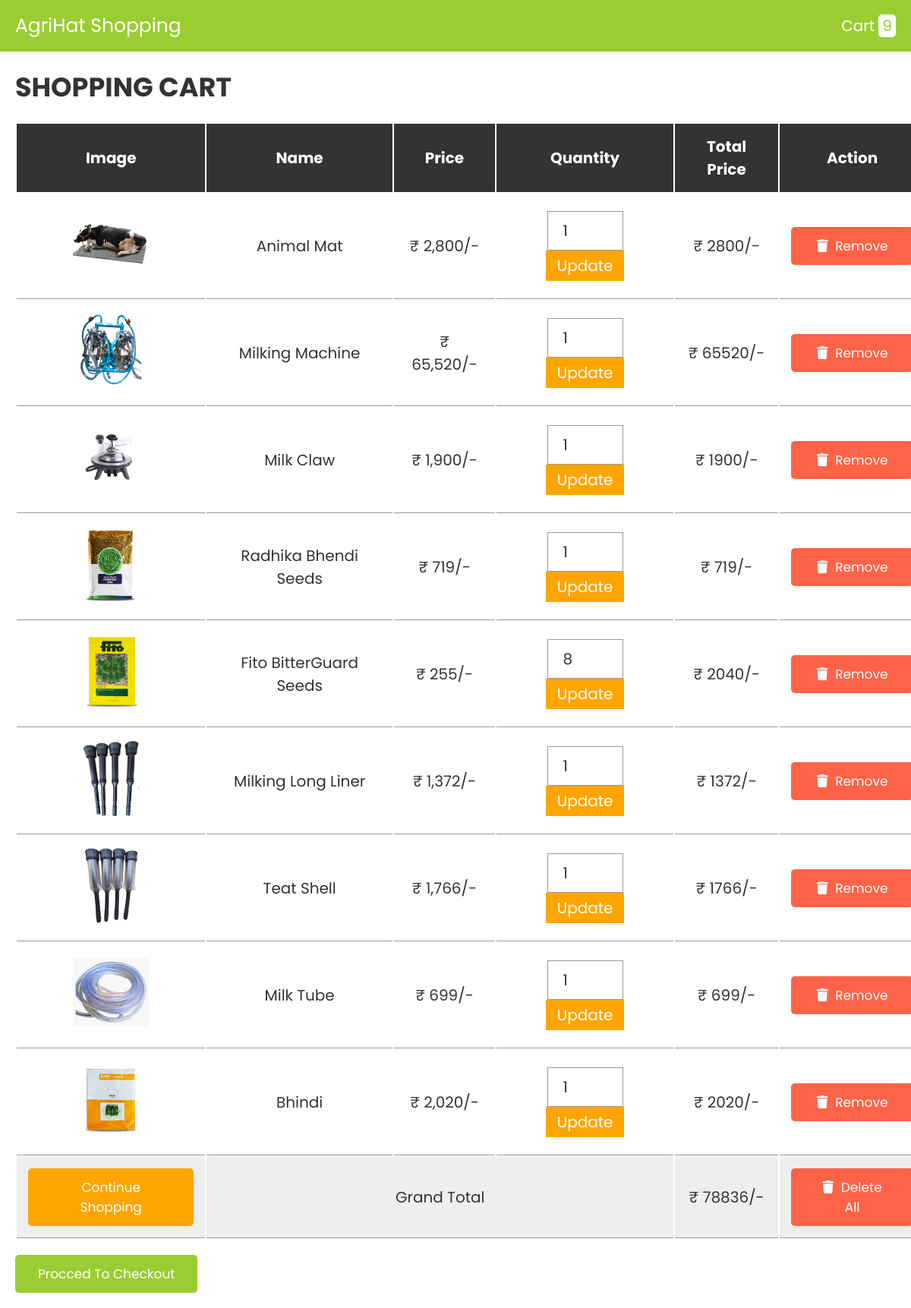
/AgrihutUI/seller/cart.php, run on the app's committed database.
### tables this page shows
CREATE TABLE `cart` (
  `id` int(255) NOT NULL,
  `name` varchar(255) NOT NULL,
  `price` varchar(255) NOT NULL,
  `image` varchar(255) NOT NULL,
  `quantity` int(255) NOT NULL
);

### AgrihutUI/seller/cart.php (the view, shortened to what this page needs)
<?php
@include 'config.php';
?>
<!DOCTYPE html>
<html lang="en">
<head>
   <link rel="stylesheet" href="https://cdnjs.cloudflare.com/ajax/libs/font-awesome/6.0.0/css/all.min.css">
   <link rel="stylesheet" href="css/style.css">
</head>
<body>
<?php include 'header.php'; ?>
<div class="container">
<section class="shopping-cart">
   <h1 class="heading">shopping cart</h1>
   <table>
      <thead>
         <th>image</th>
         <th>name</th>
         <th>price</th>
         <th>quantity</th>
         <th>total price</th>
         <th>action</th>
      </thead>
      <tbody>
         <?php
         $select_cart = mysqli_query($conn, "SELECT * FROM `cart`");
         $grand_total = 0;
         if(mysqli_num_rows($select_cart) > 0){
            while($fetch_cart = mysqli_fetch_assoc($select_cart)){
         ?>
         <tr>
            <td><img src="uploaded_img/<?php echo $fetch_cart['image']; ?>" height="100" alt=""></td>
            <td><?php echo $fetch_cart['name']; ?></td>
            <td>₹ <?php echo number_format($fetch_cart['price']); ?>/-</td>
            <td>
               <form action="" method="post">
                  <input type="number" name="update_quantity" min="1"  value="<?php echo $fetch_cart['quantity']; ?>" >
                  <input type="submit" value="update" name="update_update_btn">
               </form>
            </td>
            <td>₹ <?php echo $sub_total = $fetch_cart['price'] * $fetch_cart['quantity']; ?>/-</td>
            <td><a href="cart.php?remove=<?php echo $fetch_cart['id']; ?>" onclick="return confirm('remove item from cart?')" class="delete-btn"> <i class="fas fa-trash"></i> remove</a></td>
         </tr>
         <?php
           $grand_total += $sub_total;
            };
         };
         ?>
         <tr class="table-bottom">
            <td><a href="/FinalCPP/home.php" class="option-btn" style="margin-top: 0;">continue shopping</a></td>
            <td colspan="3">grand total</td>
            <td>₹ <?php echo $grand_total; ?>/-</td>
            <td><a href="cart.php?delete_all" onclick="return confirm('are you sure you want to delete all?');" class="delete-btn"> <i class="fas fa-trash"></i> delete all </a></td>
         </tr>
      </tbody>
   </table>
   <div class="checkout-btn">
      <a href="checkout.php" class="btn <?= ($grand_total > 1)?'':'disabled'; ?>">procced to checkout</a>
   </div>
</section>
</div>
</body>
</html>

### AgrihutUI/seller/css/style.css (style rules this page uses)
:root { --yellowgreen:yellowgreen; --red:tomato; --orange:orange; --black:#333; --white:#fff; --bg-color:#eee; --dark-bg:rgba(0,0,0,.7); --box-shadow:0 .5rem 1rem rgba(0,0,0,.1); --border:.1rem solid #999; }
* { font-family: 'Poppins', sans-serif; margin:0; padding:0; box-sizing: border-box; outline: none; border:none; text-decoration: none; text-transform: capitalize; }
html { font-size: 62.5%; overflow-x: hidden; }
.container { max-width: 1200px; margin:0 auto; }
section { padding:2rem; }
.heading { text-align: center; font-size: 3.5rem; text-transform: uppercase; color:var(--black); margin-bottom: 2rem; }
.btn, .option-btn, .delete-btn { display: block; width: 100%; text-align: center; background-color: var(--yellowgreen); color:var(--white); font-size: 1.7rem; padding:1.2rem 3rem; border-radius: .5rem; cursor: pointer; margin-top: 1rem; }
.option-btn i, .delete-btn i { padding-right: .5rem; }
.option-btn { background-color: var(--orange); }
.delete-btn { margin-top: 0; background-color: var(--red); }
.shopping-cart table { text-align: center; width: 100%; }
.shopping-cart table thead th { padding:1.5rem; font-size: 2rem; color:var(--white); background-color: var(--black); }
.shopping-cart table tr td { border-bottom: var(--border); padding:1.5rem; font-size: 2rem; color:var(--black); }
.shopping-cart table input[type="number"] { border: var(--border); padding:1rem 2rem; font-size: 2rem; color:var(--black); width: 10rem; }
.shopping-cart table input[type="submit"] { padding:.5rem 1.5rem; cursor: pointer; font-size: 2rem; background-color: var(--orange); color:var(--white); }
.shopping-cart table .table-bottom { background-color: var(--bg-color); }
.shopping-cart .checkout-btn { text-align: center; margin-top: 1rem; }
.shopping-cart .checkout-btn a { display: inline-block; width: auto; }
@media (max-width:1200px) { .shopping-cart { overflow-x: scroll; } }
@media (max-width:1200px) { .shopping-cart table { width: 120rem; } }
@media (max-width:1200px) { .shopping-cart .heading { text-align: left; } }
@media (max-width:1200px) { .shopping-cart .checkout-btn { text-align: left; } }

### data on the page
cart: image (picture), name "Animal Mat", price "2,800", update_quantity "1", $sub_total=$fetch_cart['price']*$fetch_cart['quantity'] "2800"
cart: image (picture), name "Milking Machine", price "65,520", update_quantity "1", $sub_total=$fetch_cart['price']*$fetch_cart['quantity'] "65520"
cart: image (picture), name "Milk Claw", price "1,900", update_quantity "1", $sub_total=$fetch_cart['price']*$fetch_cart['quantity'] "1900"
cart: image (picture), name "Radhika Bhendi Seeds", price "719", update_quantity "1", $sub_total=$fetch_cart['price']*$fetch_cart['quantity'] "719"
cart: image (picture), name "Fito BitterGuard Seeds", price "255", update_quantity "8", $sub_total = $fetch_cart['price'] * $fetch_cart['quantity'] "2040"
cart: image (picture), name "Milking Long Liner", price "1,372", update_quantity "1", $sub_total=$fetch_cart['price']*$fetch_cart['quantity'] "1372"
cart: image (picture), name "Teat Shell", price "1,766", update_quantity "1", $sub_total=$fetch_cart['price']*$fetch_cart['quantity'] "1766"
cart: image (picture), name "Milk Tube", price "699", update_quantity "1", $sub_total=$fetch_cart['price']*$fetch_cart['quantity'] "699"
cart: image (picture), name "Bhindi", price "2,020", update_quantity "1", $sub_total=$fetch_cart['price']*$fetch_cart['quantity'] "2020"

### other printed values
$row_count "9"
$grand_total "78836"
